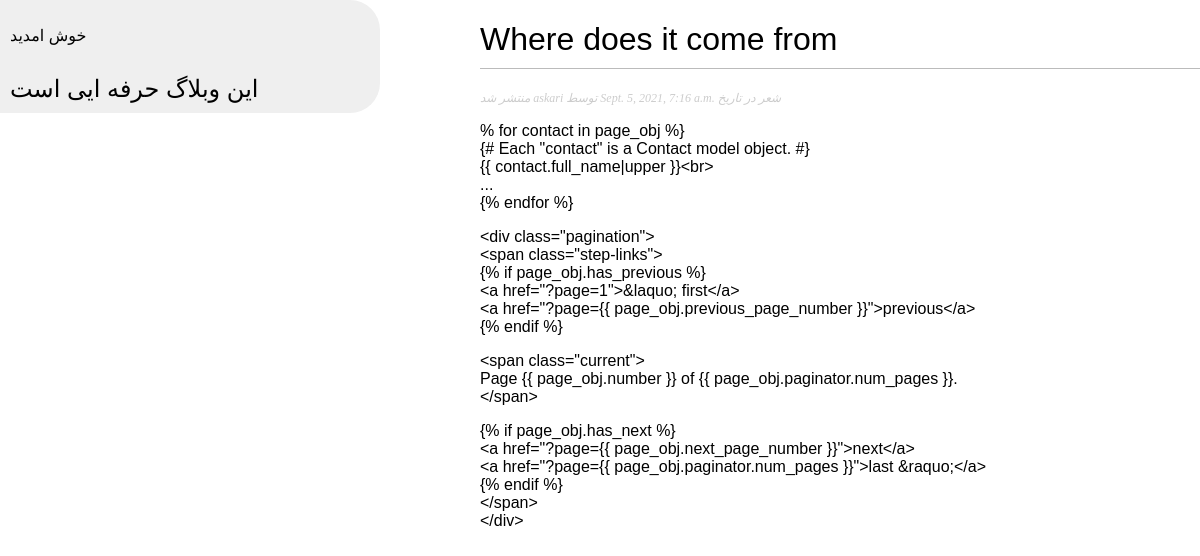
Page /blog/2021/9/5/where-does-it-come-from/ on the committed database.
### weblog/models.py (models this page shows, shortened)
class Topic(models.Model):
    STATUS_LIST = (('draft', 'ذخیره نشده'), ('published', 'منتشر شده'),)
    title = models.CharField(max_length=250)
    slug = models.CharField(max_length=250, unique_for_date='publish')
    body = models.TextField()
    author = models.ForeignKey(User, on_delete=models.CASCADE, related_name='blog_posts')
    create = models.DateTimeField(auto_now_add=True)
    edit = models.DateTimeField(auto_now=True)
    publish = models.DateTimeField(default=timezone.now)
    status = models.CharField(max_length=10, choices=STATUS_LIST, default='draft')
    objects = models.Manager()
    published = TopicManager()
    class Meta:
        ordering = ('-publish',)

### weblog/views.py (the view)
# urls.py: path('<int:year>/<int:month>/<int:day>/<slug:slug>/', views.post_detail, name='post_detail'),
def post_detail(request, year, month, day, slug):
    post = get_object_or_404(Topic, publish__year=year, publish__month=month, publish__day=day,
                             slug=slug, status='published')
    return render(request, 'weblog/post/post_detail.html', {'post': post})

### weblog/templates/weblog/post/post_detail.html (shortened to what this page needs)
{% extends 'weblog/base.html' %}
{% block content %}
    <h1>{{ post.title }}</h1>
    <p class="date"> منتشر شد {{ post.author }} توسط {{ post.publish }} شعر در تاریخ </p>
    {{ post.body|linebreaks }}
{% endblock %}

### weblog/static/css/style.css (style rules this page uses)
body { margin:0; padding:0; font-family:helvetica, sans-serif; }
h1 { font-weight:normal; border-bottom:1px solid #bbb; padding:0 0 10px 0; }
p.date { color:#ccc; font-family: georgia, serif; font-size: 12px; font-style: italic; }

### rows in the picture
Topic: title "Where does it come from", author "askari", publish "Sept. 5, 2021, 7:16 a.m.", body "% for contact in page_obj %} {# Each \"contact\" is a Contact model object. #} {{ contact.full_name|upper }}<br> ... {% endfor %} <div class=\"pagination\"> <span class=\"step-links\"> {% if page_obj.has_previous %} <a href=\"?page=1\">&laquo; first</a> <a href=\"?page={{ page_obj.previous_page_number }}\">previous</a> {% endif %} <span class=\"current\"> Page {{ page_obj.number }} of {{ page_obj.paginator.num_pages }}. </span> {% if page_obj.has_next %} <a href=\"?page={{ page_obj.next_page_number }}\">next</a> <a href=\"?page={{ page_obj.paginator.num_pages }}\">last &raquo;</a> {% endif %} </span> </div>"
